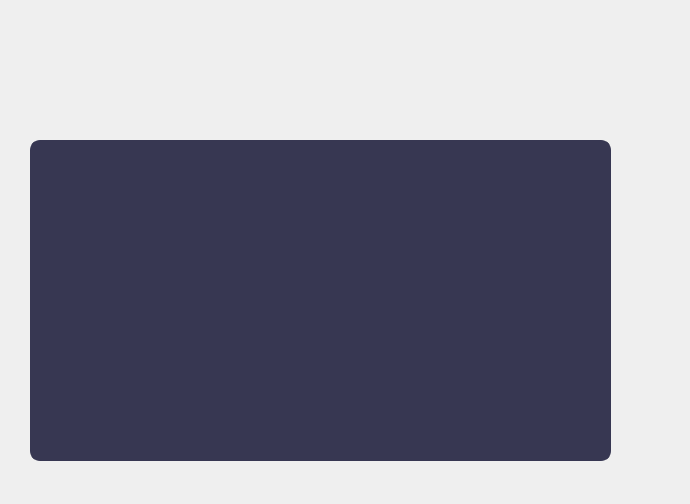
<?xml version="1.0" encoding="UTF-8"?>
<ui version="4.0">
 <class>updating_into_journal</class>
 <widget class="QWidget" name="updating_into_journal">
  <property name="geometry">
   <rect>
    <x>0</x>
    <y>0</y>
    <width>690</width>
    <height>504</height>
   </rect>
  </property>
  <property name="windowTitle">
   <string>Form</string>
  </property>
  <widget class="QTableView" name="tableView">
   <property name="geometry">
    <rect>
     <x>30</x>
     <y>140</y>
     <width>581</width>
     <height>321</height>
    </rect>
   </property>
   <property name="styleSheet">
    <string notr="true">QTableView {
border: 4px solid #373752;
border-radius: 10px;
gridline-color: #FFFFFF; /* #6D55FF */
background-color: #373752;
}

QTableView::item {
background-color: #222338;
font-family: Poppins; /* Установка шрифта */
font-size: 15pt; /* Установка размера шрифта */
color: white;
}

QTableView::item:selected {
background-color: #A0A1A8; /* #6D55FF */
color: white;
}

QTableView::item:focus {
background-color: #373752; /* #6D55FF */
color: white;
}

QHeaderView::section {
background-color: #373752; /* #6D55FF */
color: white;
font-family: Poppins;
font-size: 14pt;
}

QHeaderView::section:horizontal {
border: none; /* убираем горизонтальные линии разделителя */
}

QHeaderView::section:vertical {
border: none; /* убираем вертикальные линии разделителя */
}

QScrollBar:vertical {
border: none;
background: white; /* Можно изменить на цвет фона таблицы или окна */
width: 7px; /* Уменьшенная ширина */
margin: 0px; /* Если не нужно отступление от краев */
border-radius: 2px; /* Уменьшенное закругление */
}

QScrollBar::handle:vertical {
background: #F23878;
min-height: 7px; /* Уменьшенная минимальная длина */
border-radius: 2px; /* Уменьшенное закругление */
}

QScrollBar::add-page:vertical, QScrollBar::sub-page:vertical {
background: #373752; /* Это изменит цвет фона неактивных частей ползунка */
}

QScrollBar::add-line:vertical, QScrollBar::sub-line:vertical {
border: none;
background: none;
width: 0px;
height: 0px;
}

QScrollBar:horizontal {
border: none;
background: white; /* Можно изменить на цвет фона таблицы или окна */
height: 7px; /* Уменьшенная высота */
margin: 0px; /* Если не нужно отступление от краев */
/*border-radius: 5px; /* Уменьшенное закругление */
}

QScrollBar::handle:horizontal {
background: #373752;
min-width: 10px; /* Уменьшенная минимальная длина */
border-radius: 5px; /* Уменьшенное закругление */
}

QScrollBar::add-page:horizontal, QScrollBar::sub-page:horizontal {
background: #373752; /* Это изменит цвет фона неактивных частей ползунка */
}</string>
   </property>
  </widget>
 </widget>
 <resources/>
 <connections/>
</ui>
